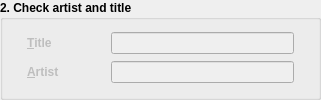
          <widget class="QGroupBox" name="groupBox_Artist_Title">
           <property name="enabled">
            <bool>true</bool>
           </property>
           <property name="sizePolicy">
            <sizepolicy hsizetype="Expanding" vsizetype="Preferred">
             <horstretch>0</horstretch>
             <verstretch>0</verstretch>
            </sizepolicy>
           </property>
           <property name="minimumSize">
            <size>
             <width>321</width>
             <height>70</height>
            </size>
           </property>
           <property name="font">
            <font>
             <weight>75</weight>
             <bold>true</bold>
            </font>
           </property>
           <property name="whatsThis">
            <string/>
           </property>
           <property name="title">
            <string>2. Check artist and title</string>
           </property>
           <property name="flat">
            <bool>true</bool>
           </property>
           <layout class="QGridLayout" name="gridLayout_2" columnminimumwidth="0,0,1,0">
            <item row="0" column="0">
             <widget class="QLabel" name="label_TitleIcon">
              <property name="enabled">
               <bool>false</bool>
              </property>
              <property name="sizePolicy">
               <sizepolicy hsizetype="Fixed" vsizetype="Preferred">
                <horstretch>0</horstretch>
                <verstretch>0</verstretch>
               </sizepolicy>
              </property>
              <property name="text">
               <string/>
              </property>
              <property name="pixmap">
               <pixmap resource="resources/UltraStar-Creator.qrc">:/icons/font.png</pixmap>
              </property>
             </widget>
            </item>
            <item row="0" column="1">
             <widget class="QLabel" name="label_Title">
              <property name="enabled">
               <bool>false</bool>
              </property>
              <property name="sizePolicy">
               <sizepolicy hsizetype="Fixed" vsizetype="Preferred">
                <horstretch>0</horstretch>
                <verstretch>0</verstretch>
               </sizepolicy>
              </property>
              <property name="minimumSize">
               <size>
                <width>78</width>
                <height>0</height>
               </size>
              </property>
              <property name="font">
               <font>
                <weight>75</weight>
                <bold>true</bold>
               </font>
              </property>
              <property name="statusTip">
               <string/>
              </property>
              <property name="text">
               <string>&amp;Title</string>
              </property>
              <property name="buddy">
               <cstring>lineEdit_Title</cstring>
              </property>
             </widget>
            </item>
            <item row="0" column="2">
             <widget class="QLineEdit" name="lineEdit_Title">
              <property name="enabled">
               <bool>false</bool>
              </property>
              <property name="sizePolicy">
               <sizepolicy hsizetype="Preferred" vsizetype="Fixed">
                <horstretch>0</horstretch>
                <verstretch>0</verstretch>
               </sizepolicy>
              </property>
              <property name="font">
               <font>
                <weight>50</weight>
                <bold>false</bold>
               </font>
              </property>
              <property name="statusTip">
               <string/>
              </property>
              <property name="whatsThis">
               <string/>
              </property>
              <property name="inputMask">
               <string/>
              </property>
              <property name="text">
               <string/>
              </property>
              <property name="frame">
               <bool>true</bool>
              </property>
             </widget>
            </item>
            <item row="0" column="3">
             <widget class="QLabel" name="label_TitleSet">
              <property name="enabled">
               <bool>false</bool>
              </property>
              <property name="sizePolicy">
               <sizepolicy hsizetype="Fixed" vsizetype="Preferred">
                <horstretch>0</horstretch>
                <verstretch>0</verstretch>
               </sizepolicy>
              </property>
              <property name="statusTip">
               <string/>
              </property>
              <property name="text">
               <string/>
              </property>
              <property name="pixmap">
               <pixmap resource="resources/UltraStar-Creator.qrc">:/icons/path_error.png</pixmap>
              </property>
             </widget>
            </item>
            <item row="1" column="0">
             <widget class="QLabel" name="label_ArtistIcon">
              <property name="enabled">
               <bool>false</bool>
              </property>
              <property name="sizePolicy">
               <sizepolicy hsizetype="Fixed" vsizetype="Preferred">
                <horstretch>0</horstretch>
                <verstretch>0</verstretch>
               </sizepolicy>
              </property>
              <property name="text">
               <string/>
              </property>
              <property name="pixmap">
               <pixmap resource="resources/UltraStar-Creator.qrc">:/icons/user.png</pixmap>
              </property>
             </widget>
            </item>
            <item row="1" column="1">
             <widget class="QLabel" name="label_Artist">
              <property name="enabled">
               <bool>false</bool>
              </property>
              <property name="sizePolicy">
               <sizepolicy hsizetype="Fixed" vsizetype="Preferred">
                <horstretch>0</horstretch>
                <verstretch>0</verstretch>
               </sizepolicy>
              </property>
              <property name="minimumSize">
               <size>
                <width>78</width>
                <height>0</height>
               </size>
              </property>
              <property name="font">
               <font>
                <weight>75</weight>
                <bold>true</bold>
               </font>
              </property>
              <property name="statusTip">
               <string/>
              </property>
              <property name="text">
               <string>&amp;Artist</string>
              </property>
              <property name="buddy">
               <cstring>lineEdit_Artist</cstring>
              </property>
             </widget>
            </item>
            <item row="1" column="2">
             <widget class="QLineEdit" name="lineEdit_Artist">
              <property name="enabled">
               <bool>false</bool>
              </property>
              <property name="sizePolicy">
               <sizepolicy hsizetype="Preferred" vsizetype="Fixed">
                <horstretch>0</horstretch>
                <verstretch>0</verstretch>
               </sizepolicy>
              </property>
              <property name="font">
               <font>
                <weight>50</weight>
                <bold>false</bold>
               </font>
              </property>
              <property name="statusTip">
               <string/>
              </property>
              <property name="whatsThis">
               <string/>
              </property>
              <property name="text">
               <string/>
              </property>
             </widget>
            </item>
            <item row="1" column="3">
             <widget class="QLabel" name="label_ArtistSet">
              <property name="enabled">
               <bool>false</bool>
              </property>
              <property name="sizePolicy">
               <sizepolicy hsizetype="Fixed" vsizetype="Preferred">
                <horstretch>0</horstretch>
                <verstretch>0</verstretch>
               </sizepolicy>
              </property>
              <property name="statusTip">
               <string/>
              </property>
              <property name="text">
               <string/>
              </property>
              <property name="pixmap">
               <pixmap resource="resources/UltraStar-Creator.qrc">:/icons/path_error.png</pixmap>
              </property>
             </widget>
            </item>
           </layout>
          </widget>
